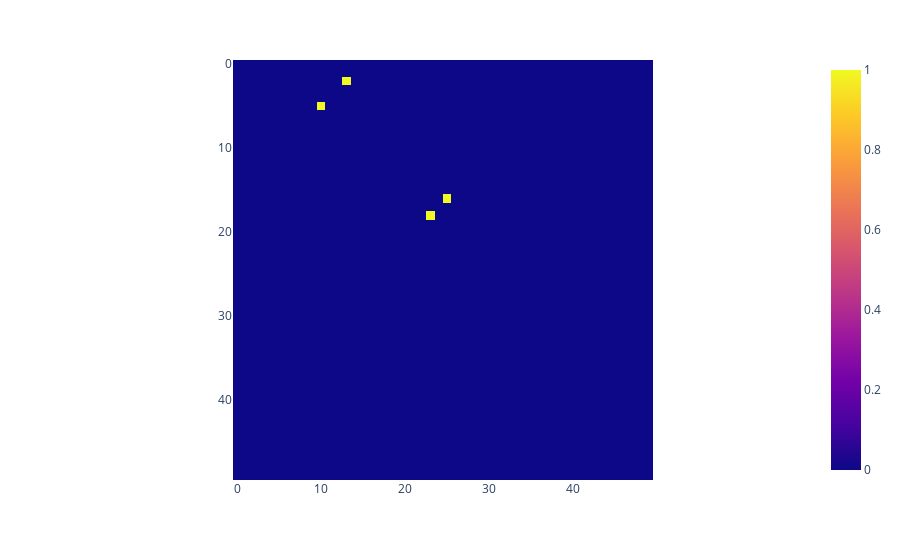

Here is the notebook cell this chart was saved with:
### Code cell
px.imshow(target[4, :, :])

### Figure 1 — Plotly figure (JSON) as saved in the notebook; plotly's stock layout.template omitted (floating-point values rounded to 4 significant figures; data arrays with more than 128 entries replaced by an {"elided": "..."} marker saying what was removed)
{"data": [{"coloraxis": "coloraxis", "hovertemplate": "x: %{x}<br>y: %{y}<br>color: %{z}<extra></extra>", "type": "heatmap", "z": {"elided": "50x50 int values"}}], "layout": {"coloraxis": {"colorscale": [[0, "#0d0887"], [0.1111, "#46039f"], [0.2222, "#7201a8"], [0.3333, "#9c179e"], [0.4444, "#bd3786"], [0.5556, "#d8576b"], [0.6667, "#ed7953"], [0.7778, "#fb9f3a"], [0.8889, "#fdca26"], [1, "#f0f921"]]}, "margin": {"t": 60}, "xaxis": {"constrain": "domain", "scaleanchor": "y"}, "yaxis": {"autorange": "reversed", "constrain": "domain"}}}
